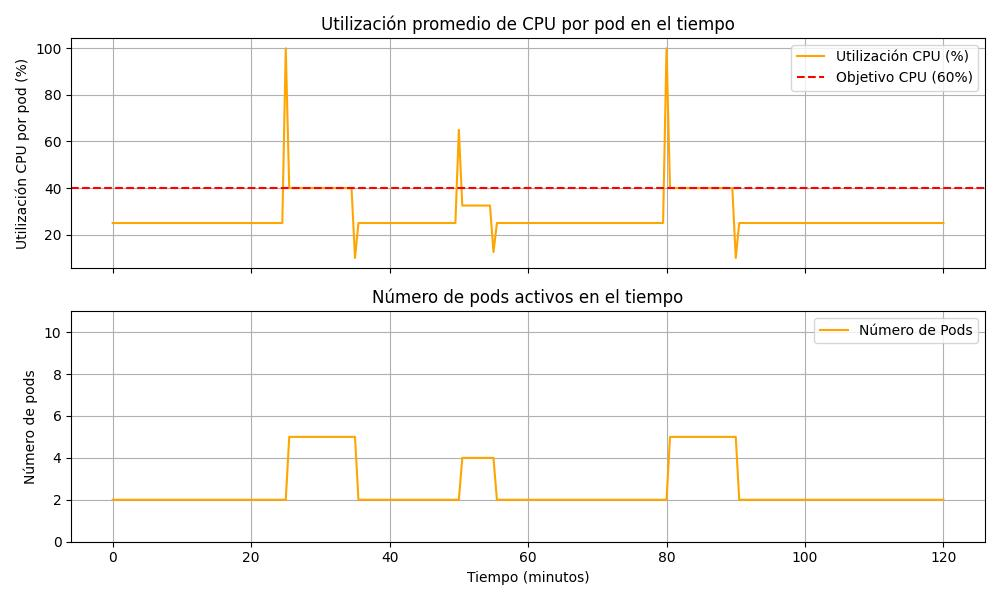

Python code for this plot:
import numpy as np
import matplotlib.pyplot as plt

# Parámetros de simulación
total_time_minutes = 120  # tiempo total de simulación en minutos (2 horas)
dt = 0.5  # paso de tiempo en minutos (0.5 min = 30 segundos por paso)
num_steps = int(total_time_minutes / dt) + 1  # cantidad de instantes de tiempo simulados

# Setpoint (objetivo) de utilización de CPU (fracción de 1, es decir 0.80 = 80%)
cpu_target = 0.40

# Límite mínimo y máximo de pods
min_pods = 2
max_pods = 10

# Tiempo de enfriamiento (cooldown) en minutos para evitar escalados muy seguidos
cooldown_minutes = 5  # por ejemplo, 5 minutos de espera mínima entre escalados
cooldown_steps = int(cooldown_minutes / dt)

# Función que modela la carga del sistema (con picos y caídas en el tiempo)
def carga_sistema(t):
    """
    Devuelve la carga total relativa a la capacidad de un pod en el tiempo t (minutos).
    Incluye una carga base y picos de carga en ciertos intervalos de tiempo.
    """
    # Carga base (por ejemplo, 0.5 corresponde a 50% de uso de un pod)
    carga = 0.5
    # Pico 1: alta carga entre 25 y 35 minutos
    if 25 <= t < 35:
        carga += 1.5  # aumento de carga (pico alto)        
    # Pico 2: carga moderada entre 50 y 55 minutos
    if 50 <= t < 55:
        carga += 0.8  # aumento de carga (pico moderado)
    # Pico 3: alta carga entre 80 y 90 minutos
    if 80 <= t < 90:
        carga += 1.5  # aumento de carga (segundo pico alto)

    return carga

# Arreglos para almacenar resultados en el tiempo
tiempos = np.arange(0, total_time_minutes + 0.0001, dt)  # vector de tiempo en minutos
uso_cpu = np.zeros_like(tiempos)    # utilización de CPU por pod (fracción de 1)
cantidad_pods = np.zeros_like(tiempos)  # número de pods activos

# Condiciones iniciales
pods_actuales = min_pods  # iniciar con el número mínimo de pods
ultimo_escaleo = -cooldown_steps  # indicador de último paso donde se escaló (inicializar negativo para permitir escalar al inicio)

# Bucle de simulación en pasos de dt
for i, t in enumerate(tiempos):
    # 1. Calcular carga actual del sistema
    carga_total = carga_sistema(t)
    # 2. Calcular utilización promedio de CPU por pod
    uso_actual = carga_total / pods_actuales
    # Guardar métricas actuales en los arreglos de resultados
    uso_cpu[i] = uso_actual
    cantidad_pods[i] = pods_actuales
    # 3. Controlador proporcional: decidir si escalar según CPU vs objetivo
    if i - ultimo_escaleo >= cooldown_steps:
        # Calcular réplicas deseadas según la fórmula proporcional
        replicas_deseadas = pods_actuales * (uso_actual / cpu_target)
        # Redondear hacia arriba para no infra-provisionar (ceil asegura cubrir la carga)
        nuevos_pods = int(np.ceil(replicas_deseadas))
        # Aplicar límites mínimo y máximo
        if nuevos_pods < min_pods:
            nuevos_pods = min_pods
        if nuevos_pods > max_pods:
            nuevos_pods = max_pods
        # Si hay un cambio en la cantidad de pods, aplicar escalado
        if nuevos_pods != pods_actuales:
            pods_actuales = nuevos_pods
            ultimo_escaleo = i  # registrar el paso en que se escala
# Fin del bucle de simulación

# Graficar resultados
fig, (ax1, ax2) = plt.subplots(2, 1, figsize=(10,6), sharex=True)
# Gráfico de utilización de CPU (% por pod)
ax1.plot(tiempos, uso_cpu * 100, color='orange', label='Utilización CPU (%)')
ax1.axhline(cpu_target * 100, color='r', linestyle='--', label='Objetivo CPU (60%)')
ax1.set_ylabel('Utilización CPU por pod (%)')
ax1.set_title('Utilización promedio de CPU por pod en el tiempo')
ax1.legend(loc='upper right')
ax1.grid(True)
# Gráfico del número de pods activos
ax2.plot(tiempos, cantidad_pods, color='orange', label='Número de Pods')
ax2.set_ylabel('Número de pods')
ax2.set_xlabel('Tiempo (minutos)')
ax2.set_title('Número de pods activos en el tiempo')
ax2.set_ylim(0, max_pods + 1)
ax2.legend(loc='upper right')
ax2.grid(True)
plt.tight_layout()
plt.show()
